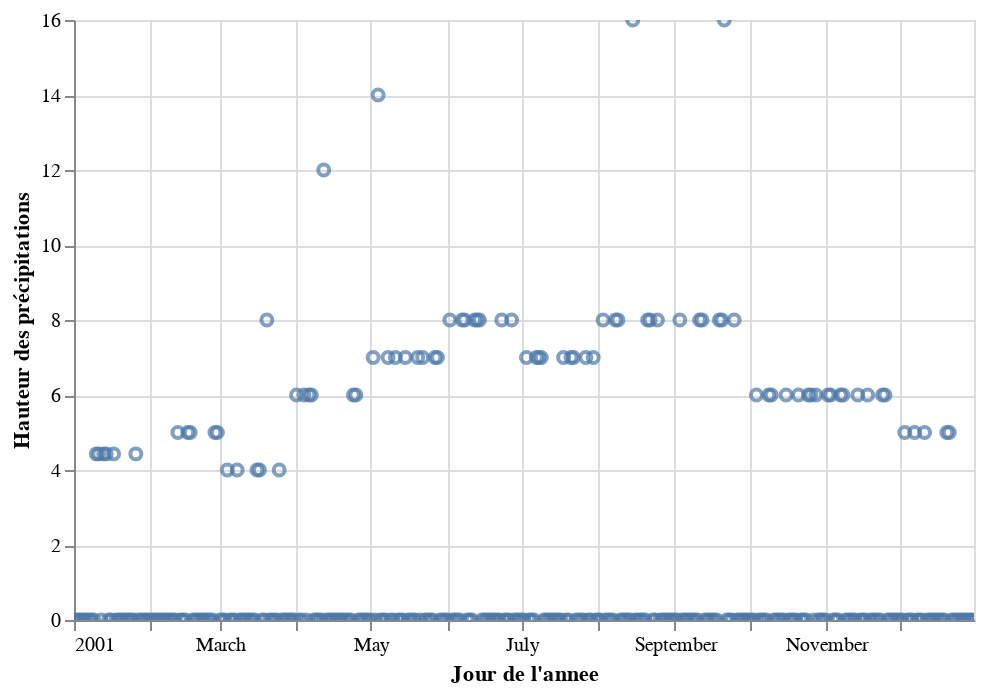

Notebook code for this chart:
### Markdown cell above
A partir de ces données, on simule une année de pluviométrie avec les réserves indiquées plus haut. 
Le résultat est donné ci-dessous

### Code cell
alt.Chart(precipitations).mark_point().encode(
    x=alt.X('doy:T', 
            title = 'Jour de l\'annee'),
    y=alt.Y('mm:Q', title = 'Hauteur des précipitations')
).properties(width=450).interactive()

# NB : Altair infere le mois de l'annee en Anglais

### Figure 1 — Vega-Lite specification as saved in the notebook (floating-point values rounded to 4 significant figures; data arrays with more than 128 entries replaced by an {"elided": "..."} marker saying what was removed)
{"config": {"view": {"continuousWidth": 400, "continuousHeight": 300}}, "data": {"name": "data-3e82f293a68c8fd65539e912dc41398d"}, "mark": "point", "encoding": {"x": {"field": "doy", "title": "Jour de l'annee", "type": "temporal"}, "y": {"field": "mm", "title": "Hauteur des précipitations", "type": "quantitative"}}, "selection": {"selector012": {"type": "interval", "bind": "scales", "encodings": ["x", "y"]}}, "width": 450, "$schema": "https://vega.github.io/schema/vega-lite/v4.17.0.json", "datasets": {"data-3e82f293a68c8fd65539e912dc41398d": {"elided": "365 records"}}}
